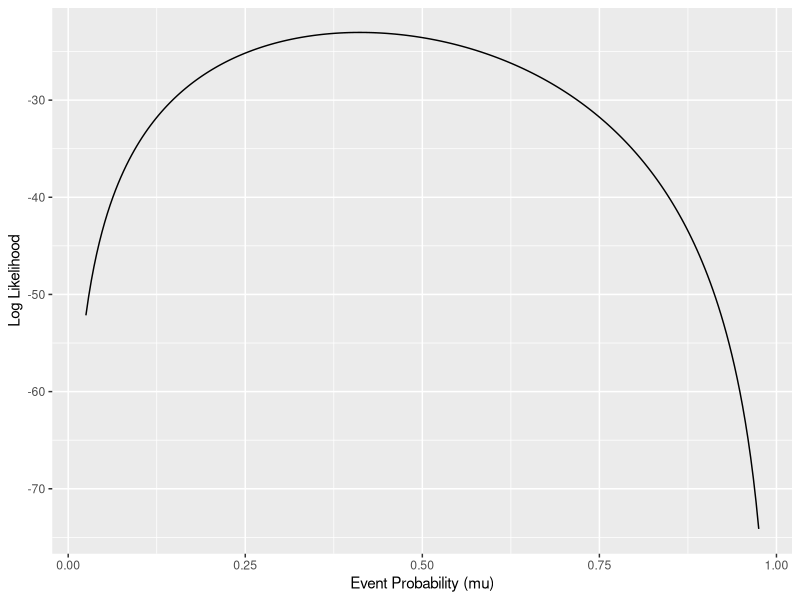
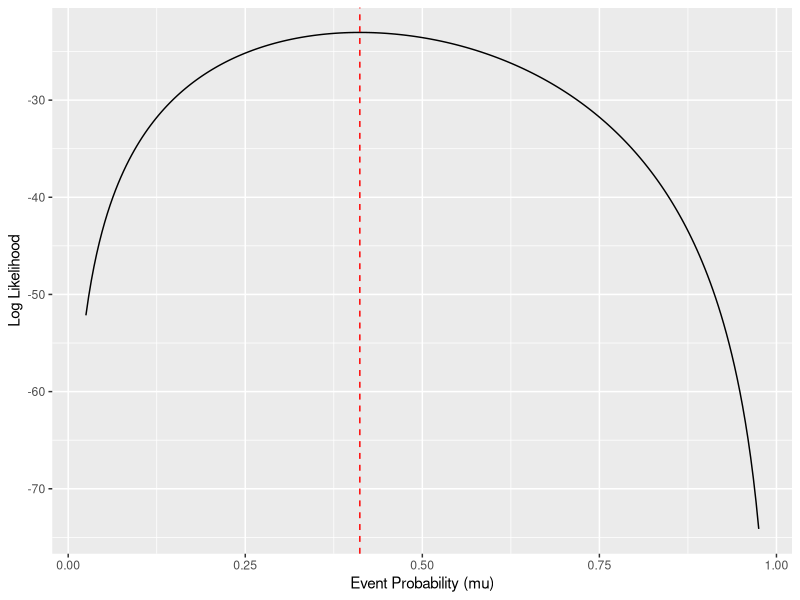
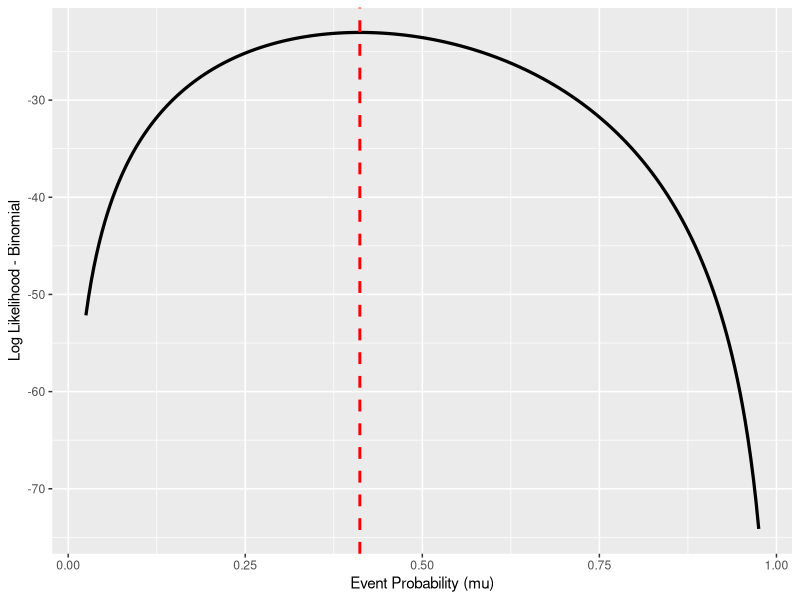
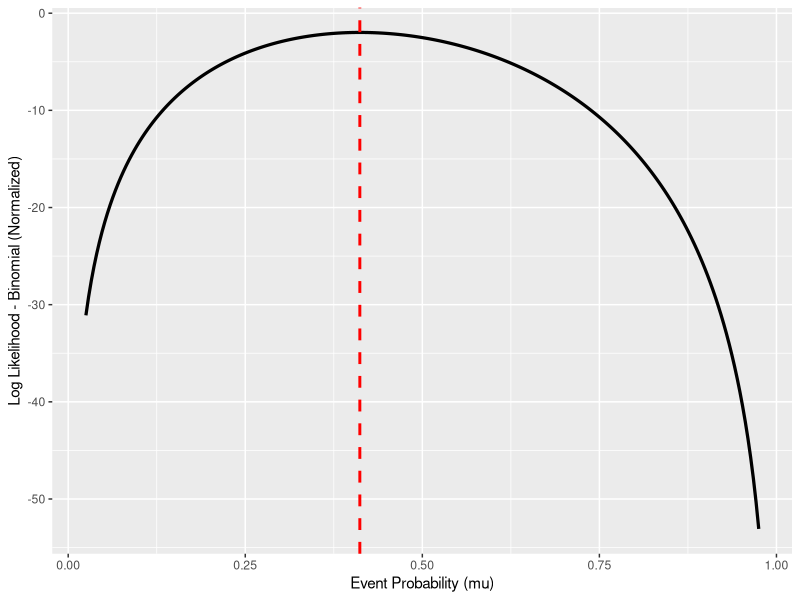
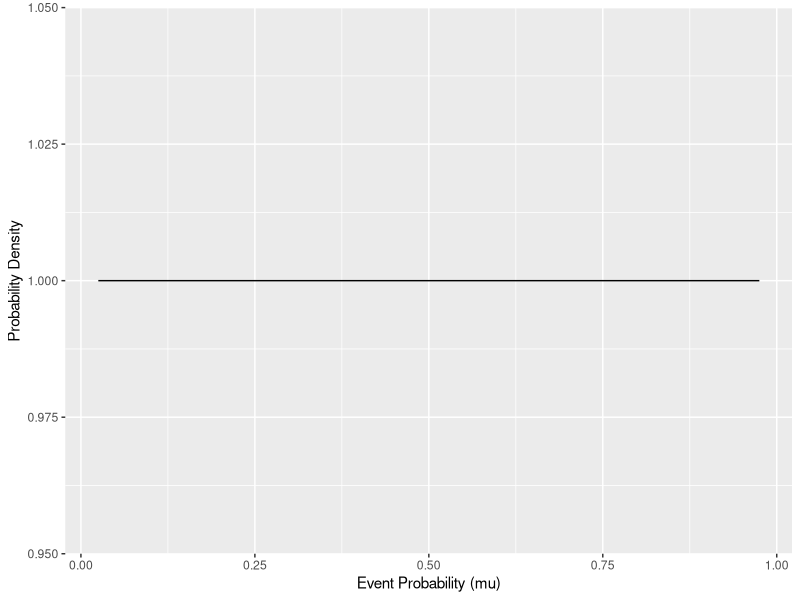
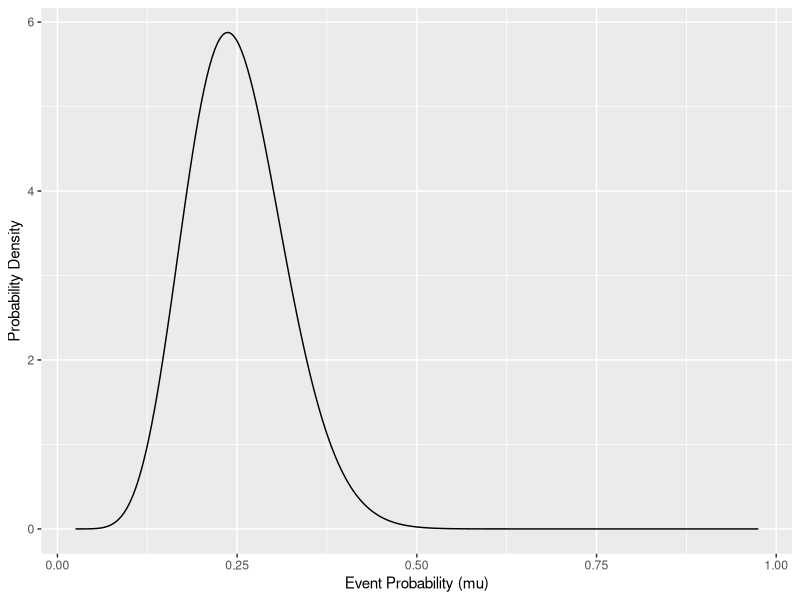
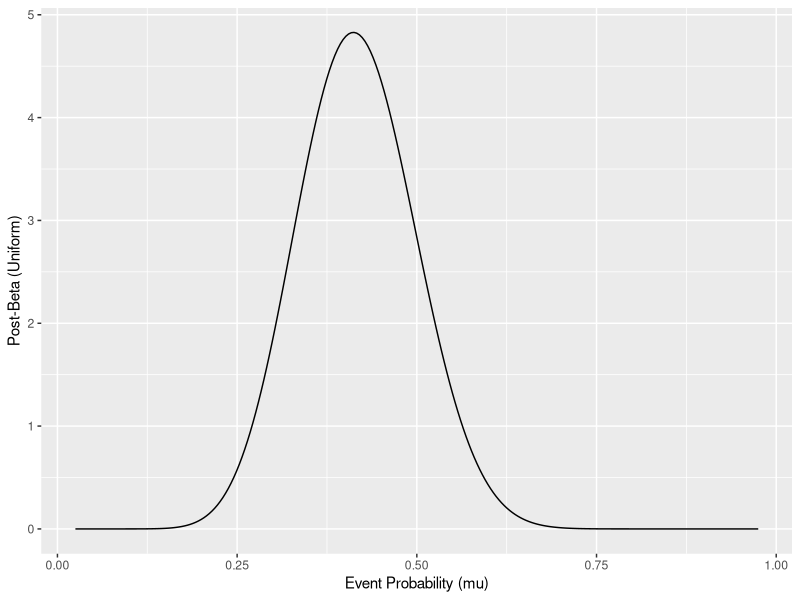
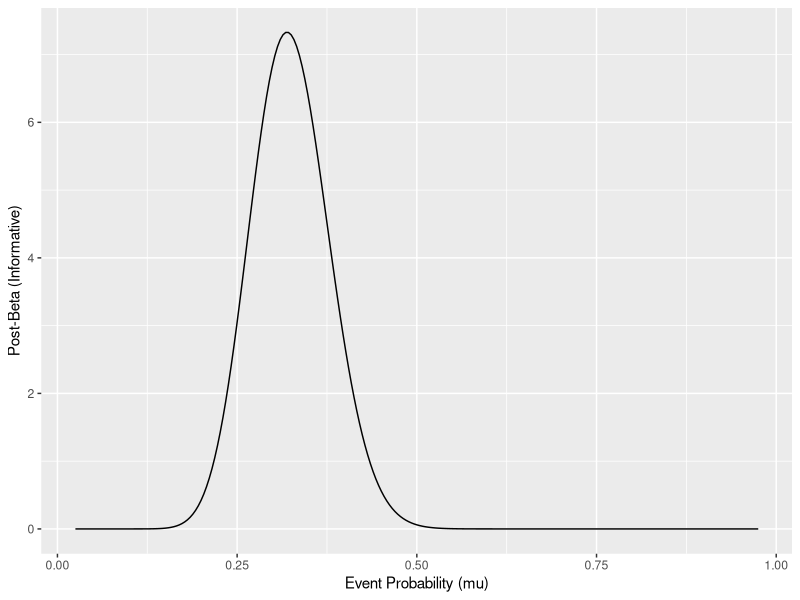

R code for these plots, in order:
## ---- chunk 1
library(tidyverse)
## ---- chunk 2
x <- c(0, 0, 0, 0,
       0, 1, 1, 0,
       1, 0, 0, 0,
       0, 1, 1, 0, 1,
       1, 0, 0, 1,
       0, 0, 1, 0,
       1, 1, 1, 0, 0,
       0, 0, 1, 1)
## ---- chunk 3
aver_x <- mean(x)
print(aver_x)
## ---- chunk 4
count_of_ones <- sum(x == 1)
length_of_x <- length(x)
print(count_of_ones/length_of_x)
## ---- chunk 5
log_bernoulli_pmf <- function(xobs, prob)
{
  log_pmf <- numeric(length(xobs))
  
  for (i in 1:length(xobs)) {
    if (xobs[i] == 1) {
      log_pmf[i] <- log(prob)
    } else {
      log_pmf[i] <- log(1 - prob)
    }
  }
  return(log_pmf)
}
## ---- chunk 6
log_pmf1 <- log_bernoulli_pmf(x[1], 0.250)
log_pmf2 <- log_bernoulli_pmf(x[2], 0.250)
log_pmf3 <- log_bernoulli_pmf(x[3], 0.250)
log_pmf4 <- log_bernoulli_pmf(x[4], 0.250)
log_pmf5 <- log_bernoulli_pmf(x[5], 0.250)
log_pmf6 <- log_bernoulli_pmf(x[6], 0.250)
## ---- chunk 7
log_pmf1
log_pmf2 
log_pmf3
log_pmf4 
log_pmf5 
log_pmf6
## ---- chunk 8
log_probs <- log_bernoulli_pmf(x[1:6], 0.250)
log_probs
## ---- chunk 9
cmplt_log_likelihood <- sum(log_bernoulli_pmf(x,0.25))
cmplt_log_likelihood
## ---- chunk 10
mu_grid <- seq(from=0.025, to=0.975,length.out=251)
## ---- chunk 11
for( n in 1:4 ){
  print( n )
}
## ---- chunk 12
example_vector <- rep( as.numeric(NA), 10 )

example_vector %>% class()
## ---- chunk 13
example_vector
## ---- chunk 14
seq_along(example_vector)
## ---- chunk 15
for( n in seq_along(example_vector) ){
  example_vector[n] <- n ^ 2
}
## ---- chunk 16
example_vector
## ---- chunk 17
(1:10)^2
## ---- chunk 18
log_lik_xa <- rep( as.numeric(NA), length(mu_grid) )

for( n in seq_along(log_lik_xa) ){
  log_lik_xa[n] <- sum(log_bernoulli_pmf(x, mu_grid[n]))
}
## ---- chunk 19
xa_results <- tibble::tibble(
  mu = mu_grid,
  log_lik = log_lik_xa
)
## ---- chunk 20
ggplot(xa_results, aes(x=mu, y=log_lik)) +
  geom_line() +
  labs(x = "Event Probability (mu)", y = "Log Likelihood")
## ---- chunk 21
ggplot(xa_results, aes(x=mu, y=log_lik)) +
  geom_line() +
  geom_vline(xintercept = sum(x == 1)/length(x), linetype="dashed", color="red") +
  labs(x = "Event Probability (mu)", y = "Log Likelihood")
## ---- chunk 22
player_hits <- sum(x)
player_atbats <- length(x)

player_hits
player_atbats
## ---- chunk 23
H = player_hits
AB = player_atbats
tibble::tibble(
  mu = mu_grid
) %>% 
  mutate(
    log_lik = H * log(mu) + (AB - H) * log(1 - mu)
  ) %>%
  ggplot(aes(x = mu, y = log_lik)) +
  geom_line(size = 1.1) +
  geom_vline(xintercept = sum(x == 1)/length(x), size = 1, linetype="dashed", color="red") +
  labs(x = "Event Probability (mu)", y = "Log Likelihood - Binomial")
## ---- chunk 24
H = player_hits
AB = player_atbats
tibble::tibble(
  mu = mu_grid
) %>% 
  mutate(
    log_lik = dbinom(H, size=AB, prob=mu, log=TRUE)
  ) %>%
  ggplot(aes(x=mu,y = log_lik)) +
  geom_line(size = 1.1) +
  geom_vline(xintercept = sum(x == 1)/length(x), size= 1, linetype="dashed",color="red") +
  labs(x = "Event Probability (mu)", y = "Log Likelihood - Binomial (Normalized)")
## ---- chunk 25
a_uniform <- 1
b_uniform <- 1

a_inform <- 10
b_inform <- 30
## ---- chunk 26
a_uniform + b_uniform
## ---- chunk 27
a_inform + b_inform
## ---- chunk 28
prior_mean_uniform <- a_uniform / (a_uniform+b_uniform)
prior_mean_uniform
## ---- chunk 29
prior_mean_inform <- a_inform /(a_inform+b_inform)
prior_mean_inform
## ---- chunk 30
tibble::tibble(
  mu = mu_grid
) %>% 
  mutate(beta_pdf = dbeta(mu, shape1 = a_uniform, shape2 = b_uniform)) %>%
  ggplot(aes(x = mu, y = beta_pdf)) +
  geom_line() +
  labs(x = "Event Probability (mu)",y = "Probability Density")
## ---- chunk 31
tibble::tibble(
  mu = mu_grid
) %>% 
  mutate(beta_pdf = dbeta(mu, shape1 = a_inform, shape2 = b_inform)) %>%
  ggplot(aes(x = mu, y = beta_pdf)) +
  geom_line() +
  labs(x = "Event Probability (mu)",y = "Probability Density")
## ---- chunk 32
a_new_uniform <- a_uniform + player_hits
b_new_uniform <- b_uniform + player_atbats - player_hits

a_new_inform <- a_inform + player_hits
b_new_inform <- b_inform + player_atbats - player_hits
## ---- chunk 33
a_new_uniform
b_new_uniform

a_new_inform
b_new_inform
## ---- chunk 34
post_mean_uniform <- a_new_uniform / (a_new_uniform + b_new_uniform)
post_mode_uniform <- (a_new_uniform - 1) / (a_new_uniform + b_new_uniform - 2)
post_5th_uniform <- qbeta(0.05, a_new_uniform, b_new_uniform)
post_95th_uniform <- qbeta(0.95, a_new_uniform, b_new_uniform)

post_mean_inform <- a_new_inform / (a_new_inform + b_new_inform)
post_mode_inform <- (a_new_inform - 1) / (a_new_inform + b_new_inform - 2)
post_5th_inform <- qbeta(0.05, a_new_inform, b_new_inform)
post_95th_inform <- qbeta(0.95, a_new_inform, b_new_inform)

summary_results <- data.frame(
  Prior = c("Uniform", "Informative"),
  Mean = c(post_mean_uniform, post_mean_inform),
  Mode = c(post_mode_uniform, post_mode_inform),
  Percentile_5 = c(post_5th_uniform, post_5th_inform),
  Percentile_95 = c(post_95th_uniform, post_95th_inform))

summary_results
## ---- chunk 35
tibble::tibble(
  mu = mu_grid
) %>% 
  mutate(beta_pdf = dbeta(mu, shape1 = a_new_uniform, shape2 = b_new_uniform)) %>%
  ggplot(aes(x = mu, y = beta_pdf)) +
  geom_line() +
  labs(x = "Event Probability (mu)",y = "Post-Beta (Uniform)")
## ---- chunk 36
tibble::tibble(
  mu = mu_grid
) %>% 
  mutate(beta_pdf = dbeta(mu, shape1 = a_new_inform, shape2 = b_new_inform)) %>%
  ggplot(aes(x = mu, y = beta_pdf)) +
  geom_line() +
  labs(x = "Event Probability (mu)",y = "Post-Beta (Informative)")
## ---- chunk 37
season_hits <- 62

season_atbats <- 284
## ---- chunk 38
a_new_uniform2 <- a_uniform + season_hits
b_new_uniform2 <- b_uniform + season_atbats - season_hits

a_new_inform2 <- a_inform + player_hits
b_new_inform2 <- b_inform + season_atbats - season_hits
## ---- chunk 39
a_new_uniform2
b_new_uniform2

a_new_inform2
b_new_inform2
## ---- chunk 40
post_mean_uniform2 <- a_new_uniform2 / (a_new_uniform2 + b_new_uniform2)
post_mode_uniform2 <- (a_new_uniform2 - 1) / (a_new_uniform2 + b_new_uniform2 - 2)
post_5th_uniform2 <- qbeta(0.05, a_new_uniform2, b_new_uniform2)
post_95th_uniform2 <- qbeta(0.95, a_new_uniform2, b_new_uniform2)

post_mean_inform2 <- a_new_inform2 / (a_new_inform2 + b_new_inform2)
post_mode_inform2 <- (a_new_inform2 - 1) / (a_new_inform2 + b_new_inform2 - 2)
post_5th_inform2 <- qbeta(0.05, a_new_inform2, b_new_inform2)
post_95th_inform2 <- qbeta(0.95, a_new_inform2, b_new_inform2)

summary_results2 <- data.frame(
  Prior = c("Uniform", "Informative"),
  Mean = c(post_mean_uniform2, post_mean_inform2),
  Mode = c(post_mode_uniform2, post_mode_inform2),
  Percentile_5 = c(post_5th_uniform2, post_5th_inform2),
  Percentile_95 = c(post_95th_uniform2, post_95th_inform2))

summary_results2
## ---- chunk 41
tibble::tibble(
  mu = mu_grid
) %>% 
  mutate(beta_pdf = dbeta(mu, shape1 = a_new_uniform2, shape2 = b_new_uniform2)) %>%
  ggplot(aes(x = mu, y = beta_pdf)) +
  geom_line() +
  labs(x = "Event Probability (mu)",y = "Post-Beta (Uniform)")
## ---- chunk 42
tibble::tibble(
  mu = mu_grid
) %>% 
  mutate(beta_pdf = dbeta(mu, shape1 = a_new_inform2, shape2 = b_new_inform2)) %>%
  ggplot(aes(x = mu, y = beta_pdf)) +
  geom_line() +
  labs(x = "Event Probability (mu)",y = "Post-Beta (Informative)")
